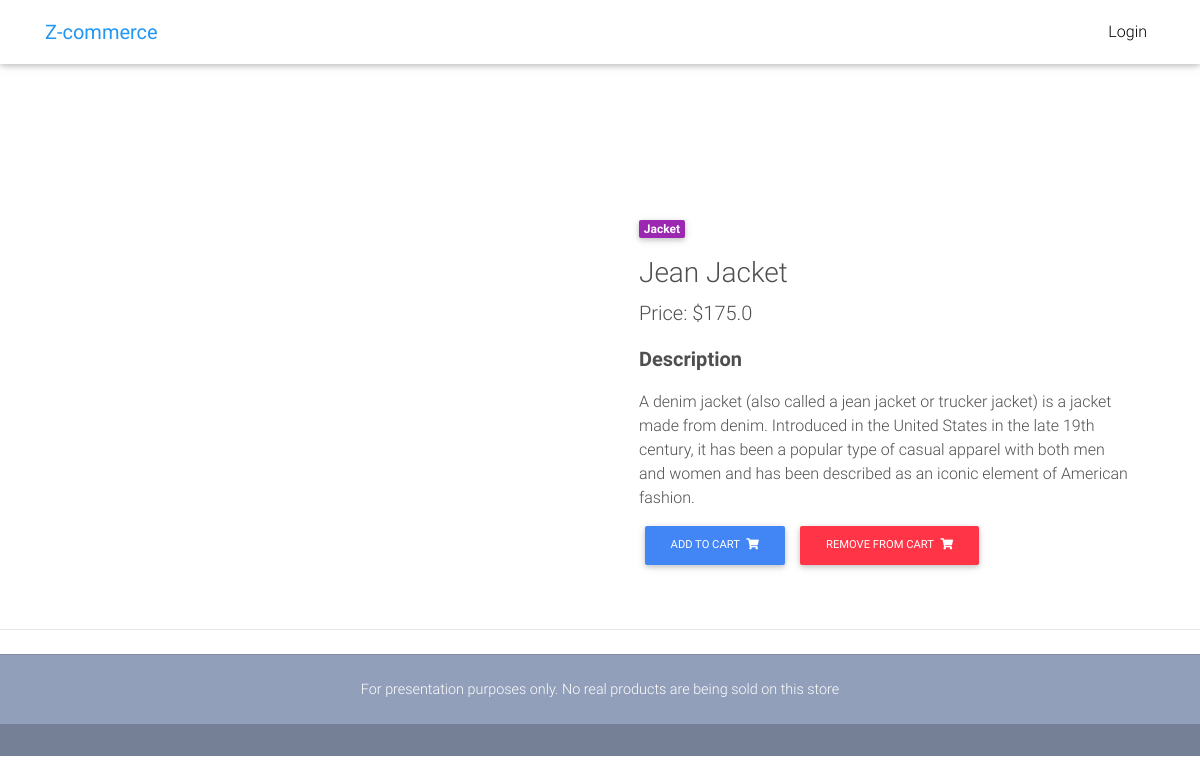
The page /product/jean-jacket/ on the database its author committed.
### coreFunctionality/models.py (models this page shows, shortened)
class Item(models.Model):                  # Stores individual items that can be ordered by a user
    name = models.CharField(max_length=50)  # Name of the item
    price = models.FloatField()             # Price of the item
    category = models.CharField(max_length=2, choices=CATEGORIES, default='S')   # Category that the item is under
    label = models.CharField(max_length=1, choices=LABELCHOICES, default='P')    # Type of label that an item has (if it has one)
    slug = models.SlugField()
    description = models.TextField(default="This is a product")
    image_Url = models.TextField(default="https://mdbootstrap.com/img/Photos/Horizontal/E-commerce/Vertical/12.jpg")
    def get_Add_To_Cart_URL(self):
        return reverse('coreFunctionality:addToCartView', kwargs={'slug' : self.slug})
    def get_Remove_From_Cart_URL(self):
        return reverse('coreFunctionality:removeFromCartView', kwargs={'slug' : self.slug})

### coreFunctionality/views.py (the view)
# urls.py: path('product/<slug:slug>/', views.productPage, name="productView"),
def productPage(request, slug):
    product = get_object_or_404(Item, slug=slug)    # Returns the item with the requested slug
    context = {'item' : product}                    # Assigns the returned produce the name "item"
    return render(request, "productPage.html/", context)

### storeFront/templates/productPage.html (shortened to what this page needs)
{% extends "base.html" %}
{% load static %}
{% load cart_Template_Tag %}
{% block content %}
<body>
  <main class="mt-5 pt-4">
    <div class="container dark-grey-text mt-5">
      <div class="row wow fadeIn">
        <div class="col-md-6 mb-4">
        </div>
        <div class="col-md-6 mb-4">
          <div class="p-4">
            <div class="mb-3">
              <a href="">
                <span class="badge purple mr-1">{{item.get_category_display}}</span>
              </a>
            </div>
            <h3>{{item.name}}</h3>
            <p class="lead">
              <span>Price: ${{item.price}}</span>
            </p>
            <p class="lead font-weight-bold">Description</p>
            <p>{{item.description}}</p>
            <a href="{{item.get_Add_To_Cart_URL}}">
              <button  class="btn btn-primary btn-md my-0 p">Add to cart
                <i class="fas fa-shopping-cart ml-1"></i>
              </button>
            </a>
            <a href="{{item.get_Remove_From_Cart_URL}}">
            <button  class="btn btn-danger btn-md my-0 p">Remove from cart
              <i class="fas fa-shopping-cart ml-1"></i>
            </button>
          </a>
          </div>
        </div>
        </div>
      </div>
      <hr>
  </main>
</body>
{% endblock content %}

### storeFront/templates/base.html (shortened to what this page needs)
{% load static %}
<!DOCTYPE html>
<html lang="en">
    <head>
        <link rel="stylesheet" href="https://use.fontawesome.com/releases/v5.8.1/css/all.css">
        <link href="{% static 'css/bootstrap.min.css' %}" rel="stylesheet">
        <link href="{% static 'css/mdb.min.css' %}" rel="stylesheet">
        <link href="{% static 'css/style.min.css' %}" rel="stylesheet">
    </head>
    <body>
        {% include 'navbar.html' %}
        <div class="mt-5 pt-4">
        </div>
        {% block content %}
        {% endblock content %}
        {% include 'footer.html' %}
    </body>
</html>

### storeFront/templates/navbar.html (shortened to what this page needs)
{% load static %}
{% load cart_Template_Tag %}
<nav class="navbar fixed-top navbar-expand-lg navbar-light white scrolling-navbar">
    <div class="container">
      <a class="navbar-brand waves-effect" href="/">
        <strong class="blue-text">Z-commerce</strong>
      </a>
      <div class="collapse navbar-collapse" id="navbarSupportedContent">
        <ul class="navbar-nav nav-flex-icons">
          {% if request.user.is_authenticated %}
          <li class="nav-item">
            <a href="{% url 'coreFunctionality:orderSummaryView' %}" class="nav-link waves-effect">
              <span class="badge red z-depth-1 mr-1"> {{ request.user | cartItemCount }} </span>
              <i class="fas fa-shopping-cart"></i>
              <span class="clearfix d-none d-sm-inline-block"> Cart </span>
            </a>
          </li>
          <form method="post" action="{% url 'account_logout' %}" id="logoutForm">
            <li class="nav-item">
              {% csrf_token %}
              {% if redirect_field_value %}
              <input type="hidden" name="{{ redirect_field_name }}" value="{{ redirect_field_value }}"/>
              {% endif %}
              <a class="nav-link waves-effect" href="javascript:{}" onclick="document.getElementById('logoutForm').submit(); return false;">
                <span class="clearfix d-none d-sm-inline-block"> Logout </span>
              </a>
            </li>
          </form>
          {% else %}
          <li class="nav-item">
            <a class="nav-link waves-effect" href='/accounts/login/'>
              <span class="clearfix d-none d-sm-inline-block"> Login </span>
            </a>
          </li>
          {% endif %}
        </ul>
      </div>
    </div>
  </nav>

### storeFront/templates/footer.html
{% load static %}
{% load cart_Template_Tag %}
<footer class="page-footer text-center font-small mt-4 wow fadeIn">
  <hr class="my-4">
  <div class="pb-4">
    For presentation purposes only.
    No real products are being sold on this store
  </div>
  <div class="footer-copyright py-3">
  </div>
</footer>

### storeFront/templates/base.html (style rules this page uses)
html, body, header, .carousel { height: 60vh; }

### rows shown on the page
Item: category "Jacket", name "Jean Jacket", price "175.0", description "A denim jacket (also called a jean jacket or trucker jacket) is a jacket made from denim. Introduced in the United States in the late 19th century, it has been a popular type of casual apparel with both men and women and has been described as an iconic element of American fashion."
